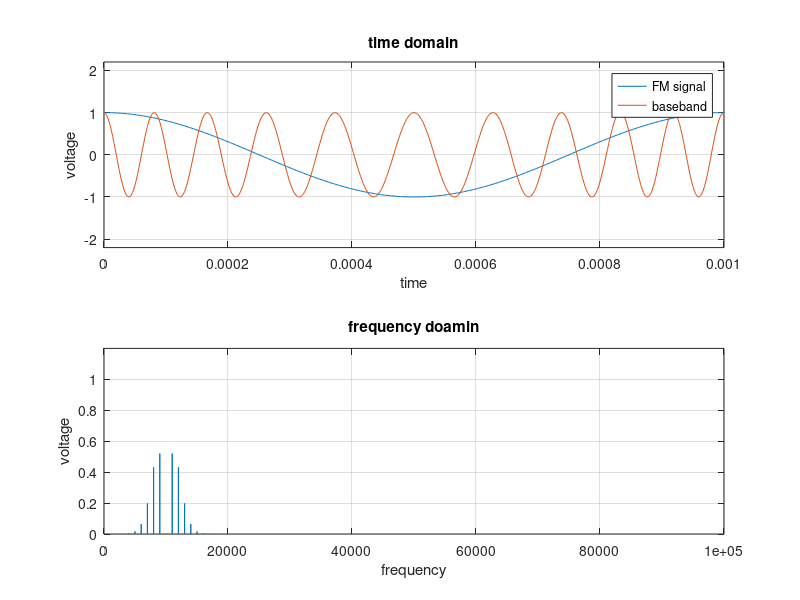

Recreate this plot in MATLAB.
% Frequency Modulation (FM)
fs = 500e3; % sample rate to 100kHz
Ts = 1/fs;  % time stop
t = 0:Ts:10-Ts; % time vector start / step / end

% generate waves
% wave 1 -> carrier / Träger
fc = 10e3; % Hz
uc = cos(2 * pi * fc * t);

% wave 2 -> baseband / Audiosignal
fb = 1e3; % Hz
ub = cos(2 * pi * fb * t);

% Modulution
%delta_f = 4800;  %Frequenzhub
eta = 2.4;    %Modulationsindex: eta < 1 -> Schmalband-FM (NBFM)
delta_f = eta * fb;
int_ub = 1/fs * cumsum(ub);
ufm = cos(2 * pi * fc * t + 2 * pi * delta_f * int_ub);

% Plot Time Domain (Zeitbereichdarstellung)
figure(1);
subplot(2, 1, 1); % 2 rows, 1 column, 1st row
plot(t, ub, t, ufm), grid on; % ub(t)
title ('time domain');
axis([0.0 0.001 -2.2 2.2]);
xlabel('time');
ylabel('voltage');
legend('FM signal', 'baseband');

% Calculate Frequency Spectrum
% with Fast Fourier Transformation (FFT)
F = fft(ufm); % fourier coefficient (=amplitude) at each frequency
n = length(ufm); %number of samples
f = (0 : n-1)*(fs/n); % vector of frequencies
volt = 2/n * abs(F); % absolut 

%Plot Frequency Domain (Frequenzbereichdarstellung)
subplot(2, 1, 2) %2nd row
plot(f, volt); % volt(f)
grid on;
axis([0 100e3 0 1.2])
title('frequency doamin')
xlabel('frequency');
ylabel('voltage');
